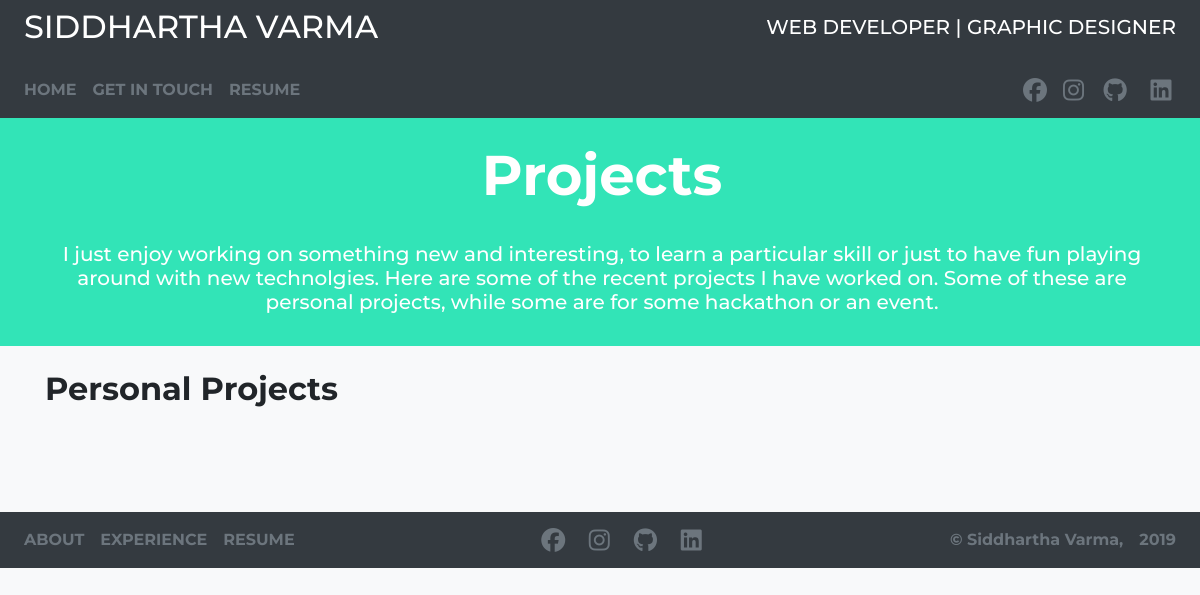
Page /projects on the earlier database version.
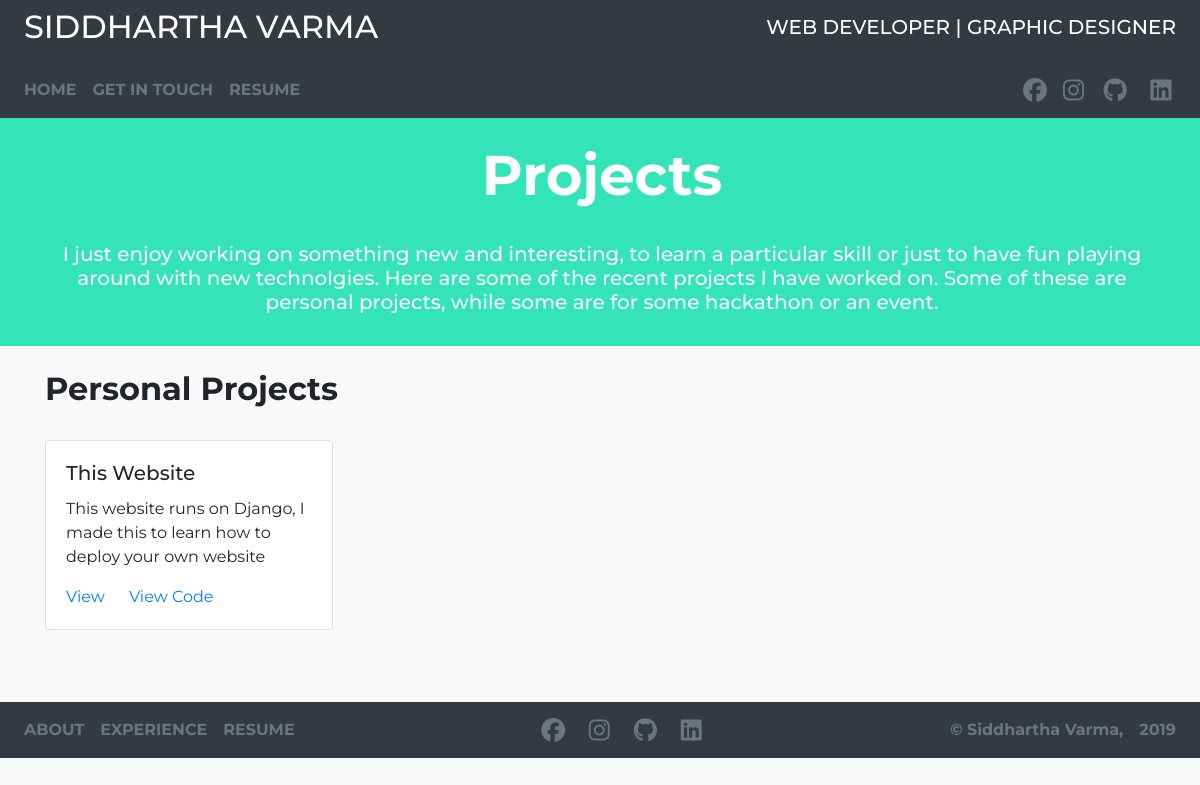
Same page on the later database version.
### main/models.py (models this page shows, shortened)
class project(models.Model):
    title = models.CharField(max_length=40)
    description = models.CharField(max_length=200)
    link = models.CharField(max_length=200)
    code_link = models.CharField(max_length=200)

### main/views.py (the view)
# urls.py: path('projects', views.projects, name = 'projects'),
def projects(request):
    return render(request, 'main/projects.html',{"projects": project.objects.all})

### main/templates/main/projects.html (shortened to what this page needs)
<html>
<head>
    <link rel="stylesheet" href="assets/fonts/font-awesome.min.css">
    <link rel="stylesheet" href="https://stackpath.bootstrapcdn.com/bootstrap/4.3.1/css/bootstrap.min.css"
>
</head>
<body class="bg-light">
    {% include "main/includes/nav.html" %}
    <div class="row justify-content-center text-white" style="background-color: rgb(50, 228, 183);">
        <div class="container-fluid ml-1 col-12">
            <br>
            <h2 class="col-12 display-4 text-center" style="font-weight: bold; overflow: hidden">Projects</h2>
            <br>
            <h5 class="container text-center">I just enjoy working on something new and interesting, to learn a
                particular
                skill or just to have fun playing around with new technolgies. Here are some of the recent projects
                I
                have worked on. Some of these are personal projects, while some are for some hackathon or an event.
            </h5>
            <br>
        </div>
    </div>
    <br>
    <div class="container">
        <h2 style="font-weight: bold;">Personal Projects</h2>
        <br>
        <div class="container">
            <div class="row justify-content-left">
                {% for proj in projects reversed%}
                <div class="card" style="width: 18rem;">
                    <div class="card-body">
                        <h5 class="card-title">{{proj.title}}</h5>
                        <p class="card-text">{{proj.description}}</p>
                        <a href="{{proj.link}}" class="card-link">View</a>
                        <a href="{{proj.code_link}}" class="card-link">View Code</a>
                    </div>
                </div>
                {% endfor %}
            </div>
        </div>
        <br>
    </div>
    <br>
    <br>
</body>
{% include "main/includes/footer.html" %}
</html>

### main/templates/main/includes/nav.html (shortened to what this page needs)
<nav class="navbar navbar-expand-sm navbar-dark bg-dark "
    style="font-family: 'Montserrat', sans-serif; text-transform: uppercase;">
    <h2 class="text-white ml-2">Siddhartha Varma</h2>
    <h5 class="text-white ml-auto mr-2">Web Developer | Graphic Designer
    </h5>
</nav>
<nav class="navbar navbar-expand-sm navbar-dark bg-dark"
    style="font-family: 'Montserrat', sans-serif; text-transform: uppercase;">
    <div class="collapse navbar-collapse" id="navbarSupportedContent">
        <ul class="navbar-nav" style="font-weight: bold;">
            <li class="nav-item">
                {% if request.path == '/' %}
                <a id="navlist" class="nav-link text-secondary" href="{% url 'main:projects' %}">Projects</a>
                {% else %}
                <a id="navlist" class="nav-link text-secondary" href="{% url 'main:homepage' %}">Home</a>
                {% endif %}
            </li>
            <li class="nav-item">
                {% if request.path == '/contact-me' %}
                <a id="navlist" class="nav-link text-secondary" href="{% url 'main:projects' %}">Projects</a>
                {% else %}
                <a id="navlist" class="nav-link text-secondary" href="{% url 'main:contact' %}">Get In Touch</a>
                {% endif %}
            </li>
            <li id="navlist" class="nav-item">
                <a class="nav-link text-secondary"
                    href="https://drive.google.com/open?id=1hhfbny0I_DmotwzbUhIHM5pS6ECNGu_c">Resume</a>
            </li>
        </ul>
        <ul class="navbar-nav ml-auto">
            <li class="nav-item">
                <a class="nav-link text-secondary" href="https://www.facebook.com/siddhartha.verma99">
                    <i class="fab fa-facebook"></i>
                </a>
            </li>
            <li class="nav-item">
                <a class="nav-link text-secondary" href="https://www.instagram.com/sidv_22/">
                    <i class="fab fa-instagram"></i>
                </a>
            </li>
            <li class="nav-item"><a class="nav-link text-secondary" role="button" href="https://github.com/BRO3886"><i
                        class="fab fa-github fa-fw"></i></a></li>
            <li class="nav-item"><a class="nav-link text-secondary" role="button"
                    href="https://www.linkedin.com/in/siddharthav22/"><i class="fab fa-linkedin fa-fw"></i></a></li>
        </ul>
    </div>
</nav>

### main/templates/main/includes/footer.html
<footer class="navbar navbar-expand-sm navbar-dark bg-dark ">
    <ul class="navbar-nav" style="font-weight: bold;;  text-transform: uppercase;">
        <li class="nav-item">
            <a id="navlist" class="nav-link text-secondary" href="#about">About</a>
        </li>
        <li id="navlist" class="nav-item">
            <a class="nav-link text-secondary" href="#exp">Experience</a>
        </li>
        <li id="navlist" class="nav-item">
            <a class="nav-link text-secondary"
                href="https://drive.google.com/open?id=1hhfbny0I_DmotwzbUhIHM5pS6ECNGu_c">Resume</a>
        </li>
    </ul>
    <ul class="navbar-nav ml-auto">
        <li class="nav-item"><a class="nav-link text-secondary" role="button" href="#"><i
                    class="fab fa-facebook fa-fw"></i></a></li>
        <li class="nav-item"><a class="nav-link text-secondary" role="button" href="#"><i
                    class="fab fa-instagram fa-fw"></i></a></li>
        <li class="nav-item"><a class="nav-link text-secondary" role="button" href="https://github.com/BRO3886"><i
                    class="fab fa-github fa-fw"></i></a></li>
        <li class="nav-item"><a class="nav-link text-secondary" role="button"
                href="https://www.linkedin.com/in/siddharthav22/"><i class="fab fa-linkedin fa-fw"></i></a></li>
    </ul>
    <ul class="navbar-nav ml-auto" style="font-weight: bold;">
        <li class="nav-item">
            <a class="text-secondary nav-link" href="{% url 'main:newexp' %}">© Siddhartha Varma,</a>
        </li>
        <li class="nav-item">
            <a class="text-secondary nav-link" href="{% url 'main:newproj' %}">2019</a>
        </li>
    </ul>
</footer>

### main/templates/main/includes/nav.html (style rules this page uses)
i { font-size: 1.5em; }

### main/templates/main/projects.html (style rules this page uses)
* { font-family: 'Montserrat', sans-serif; overflow-x: hidden; }

Differences in the rows shown:
added project: title "This Website", description "This website runs on Django, I made this to learn how to deploy your own website"
